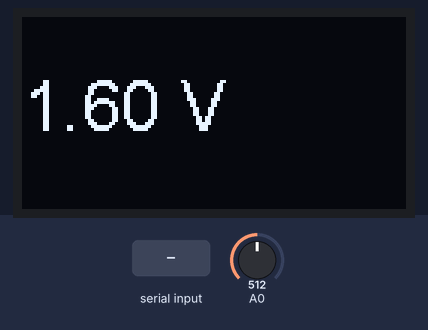
Bench run of a sketch on a simulated ESP8266 (NodeMCU). Shown: 128×64 one-colour display. The test bench sets the inputs (shaded band); at power-on: A0 = 512. EEPROM starts erased; what the sketch prints to the serial monitor is not drawn.

Above: at 3.2 s.
3.3 s: "init_vcc=" received over Serial
At 5.4 s:
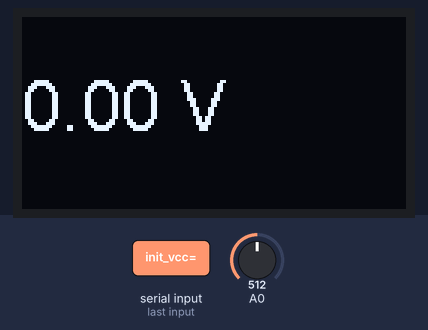
6.5 s: "init_vcc=90\n" received over Serial
At 8.8 s:
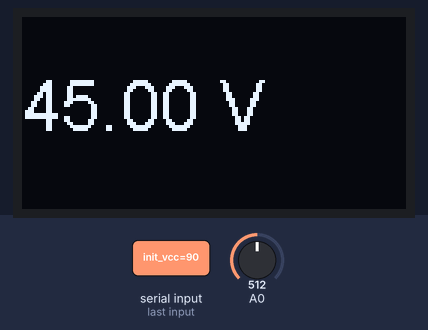
9.5 s: A0 set to 716
At 11.3 s:
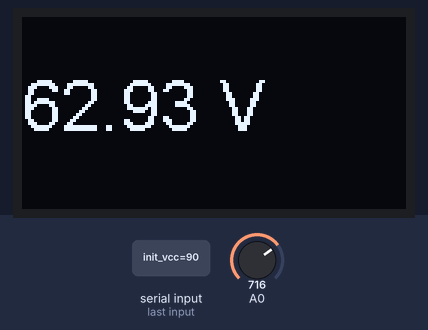
11.6 s: "init_value=90\n" received over Serial
At 13.6 s:
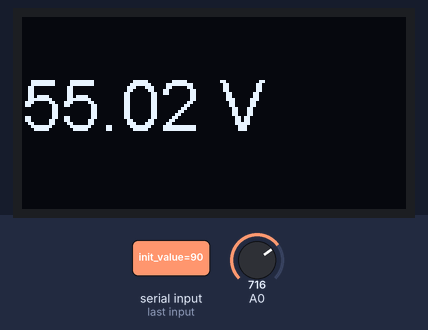
14.6 s: A0 set to 900
At 16.1 s:
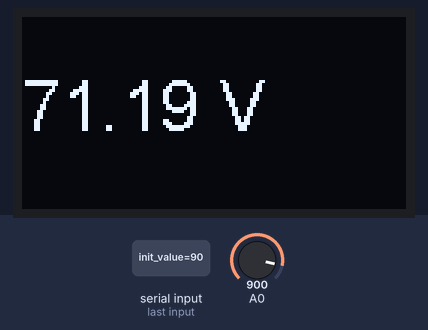
16.6 s: A0 set to 1023
At 17.5 s:
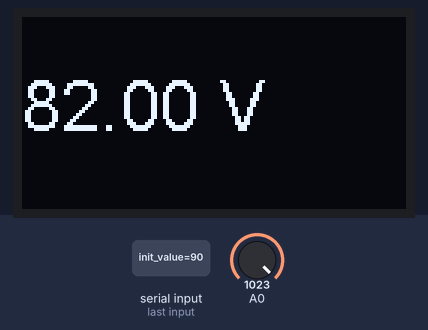
Timing chart, 0 to 19.6 s (numbered marks = the images above; inputs shaded):
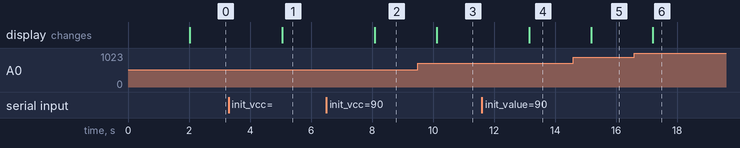

Measured:
- after the input at 3.3 s, the display: changes after 1.8 s (image 1)
- after the input at 6.5 s, the display: changes after 1.6 s (image 2)
- after the input at 9.5 s, the display: changes after 0.62 s (image 3)
- after the input at 11.6 s, the display: changes after 1.5 s (image 4)
- after the input at 14.6 s, the display: changes after 0.58 s (image 5)
- after the input at 16.6 s, the display: changes after 0.61 s (image 6)

The sketch:

Voltage_Meter.ino
```cpp
// For a connection via I2C using the Arduino Wire include:
#include <Wire.h>               // Only needed for Arduino 1.6.5 and earlier
#include "SSD1306Wire.h"        // legacy: #include "SSD1306.h"

SSD1306Wire display(0x3c, D3, D5);  // ADDRESS, SDA, SCL  -  If not, they can be specified manually.

#include <EEPROM.h>
int address = 0;
byte value;

int init_value = 0;
float init_vcc = 3.2;

// the setup routine runs once when you press reset:
void setup() {
  // initialize serial communication at 9600 bits per second:
  Serial.begin(9600);
  Serial.flush();
  delay(1000);
  Serial.flush();
  Serial.println();
  EEPROM.begin(100);
  delay(500);

  for(address =0; address < 10; address++){
    value = EEPROM.read(address);
    Serial.printf("%d\t%02X\n", address, value);
    delay(50);
  }

  // Initialising the UI will init the display too.
  display.init();

  display.flipScreenVertically();
  display.setFont(ArialMT_Plain_24);

}

void loop() {


  // read the input on analog pin 0:
  int sensorValue = analogRead(A0);
  if(sensorValue < 30){
    init_value = sensorValue;
  }
  float voltage = (sensorValue - init_value) * init_vcc / 1024.0;

  Serial.print(init_value);
  Serial.print(",");
  Serial.print(init_vcc);
  Serial.print(",");
  Serial.print(voltage);
  Serial.print(",");
  Serial.println(sensorValue);

  display.clear();
  display.setTextAlignment(TEXT_ALIGN_LEFT);
  display.drawString(0, 16, String(voltage) + " V");
  display.display();
  delay(1000);

  if(Serial.available()){
    String get_str = Serial.readString();

    //  Set the init value
    if(get_str.startsWith("init_value=")){
      init_value = get_str.substring(11).toInt();
      Serial.printf("Set init_value = %d", init_value);
    }

    //  Set the init value
    if(get_str.startsWith("init_vcc=")){
      init_vcc = get_str.substring(9).toFloat();
      Serial.printf("Set init_vcc = %f", init_vcc);
    }
  }
}
```
